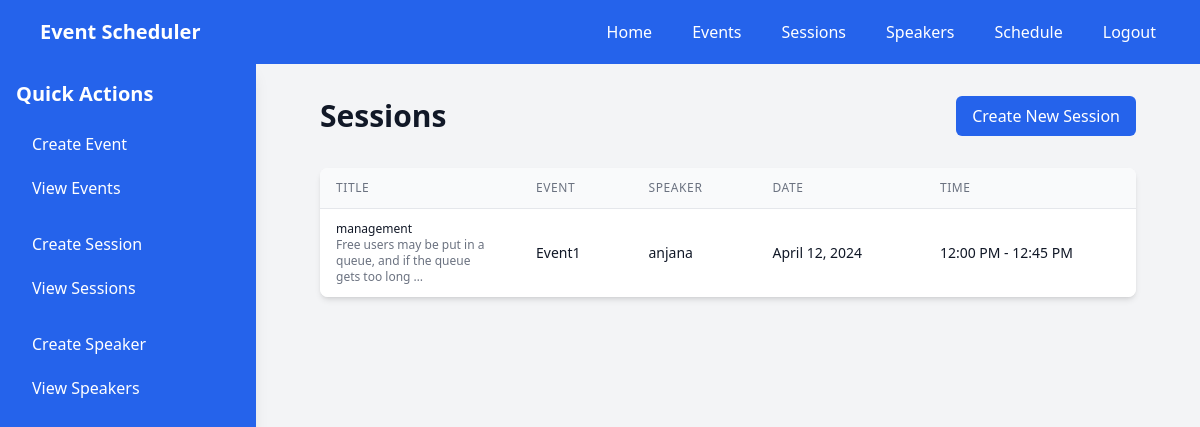
The app's page /sessions/ (signed in) with its own data.
### scheduler/models.py (models this page shows, shortened)
class Session(models.Model):
    event = models.ForeignKey(Event, on_delete=models.CASCADE, related_name='sessions')
    title = models.CharField(max_length=200)
    description = models.TextField()
    start_time = models.DateTimeField()
    end_time = models.DateTimeField()
    speaker = models.ForeignKey(Speaker, on_delete=models.CASCADE)
    created_at = models.DateTimeField(auto_now_add=True)
    updated_at = models.DateTimeField(auto_now=True)

class Event(models.Model):
    title = models.CharField(max_length=200)
    description = models.TextField()
    start_date = models.DateField()
    location = models.CharField(max_length=200, null=True, blank=True)
    created_at = models.DateTimeField(auto_now_add=True)
    updated_at = models.DateTimeField(auto_now=True)

class Speaker(models.Model):
    name = models.CharField(max_length=100)
    email = models.EmailField(unique=True)
    bio = models.TextField()
    created_at = models.DateTimeField(auto_now_add=True)
    updated_at = models.DateTimeField(auto_now=True)

### scheduler/views.py (the view)
# urls.py: path('sessions/', views.sessions, name='sessions'),
@login_required
def sessions(request):
    sessions = Session.objects.all().order_by('-start_time')
    return render(request, 'scheduler/sessions.html', {'sessions': sessions})

### scheduler/auth.py (called while the page is built)
    def get_user(self, user_id):
        UserModel = get_user_model()
        try:
            return UserModel.objects.get(pk=user_id)
        except UserModel.DoesNotExist:
            return None

### scheduler/templates/scheduler/sessions.html
{% extends 'scheduler/base.html' %}
{% block content %}
<div class="max-w-7xl mx-auto px-4 sm:px-6 lg:px-8">
    <div class="flex flex-col sm:flex-row justify-between items-start sm:items-center gap-4 sm:gap-0 mb-6 sm:mb-8">
        <h1 class="text-2xl sm:text-3xl font-bold text-gray-900">Sessions</h1>
        <a href="{% url 'create_session' %}" class="bg-blue-600 text-white px-4 py-2 rounded-md hover:bg-blue-700">
            Create New Session
        </a>
    </div>
    <div class="bg-white rounded-lg shadow-md overflow-hidden overflow-x-auto">
        <table class="min-w-full divide-y divide-gray-200">
            <thead class="bg-gray-50">
                <tr>
                    <th class="px-4 py-2 text-left text-xs font-medium text-gray-500 uppercase tracking-wider w-48">Title</th>
                    <th class="px-6 py-3 text-left text-xs font-medium text-gray-500 uppercase tracking-wider">Event</th>
                    <th class="px-6 py-3 text-left text-xs font-medium text-gray-500 uppercase tracking-wider">Speaker</th>
                    <th class="px-6 py-3 text-left text-xs font-medium text-gray-500 uppercase tracking-wider">Date</th>
                    <th class="px-6 py-3 text-left text-xs font-medium text-gray-500 uppercase tracking-wider">Time</th>
                </tr>
            </thead>
            <tbody class="bg-white divide-y divide-gray-200">
                {% for session in sessions %}
                    <tr class="hover:bg-gray-50">
                        <td class="px-4 py-3 whitespace-normal">
                            <div class="text-xs font-medium text-gray-900">{{ session.title }}</div>
                            <div class="text-xs text-gray-500">{{ session.description|truncatewords:15 }}</div>
                        </td>
                        <td class="px-6 py-4 whitespace-nowrap">
                            <div class="text-sm text-gray-900">{{ session.event.title }}</div>
                        </td>
                        <td class="px-6 py-4 whitespace-nowrap">
                            <div class="text-sm text-gray-900">{{ session.speaker.name }}</div>
                        </td>
                        <td class="px-6 py-4 whitespace-nowrap">
                            <div class="text-sm text-gray-900">{{ session.start_time|date:"F j, Y" }}</div>
                        </td>
                        <td class="px-6 py-4 whitespace-nowrap">
                            <div class="text-sm text-gray-900">
                                {{ session.start_time|date:"g:i A" }} - {{ session.end_time|date:"g:i A" }}
                            </div>
                        </td>
                    </tr>
                {% empty %}
                    <tr>
                        <td colspan="5" class="px-6 py-4 text-center text-gray-500">
                            No sessions found. Create your first session!
                        </td>
                    </tr>
                {% endfor %}
            </tbody>
        </table>
    </div>
</div>
{% endblock %}

### records on screen
Session: title "management", description "Free users may be put in a queue, and if the queue gets too long …", event "Event1", speaker.name "anjana", start_time "April 12, 2024", start_time "12:00 PM", end_time "12:45 PM"
